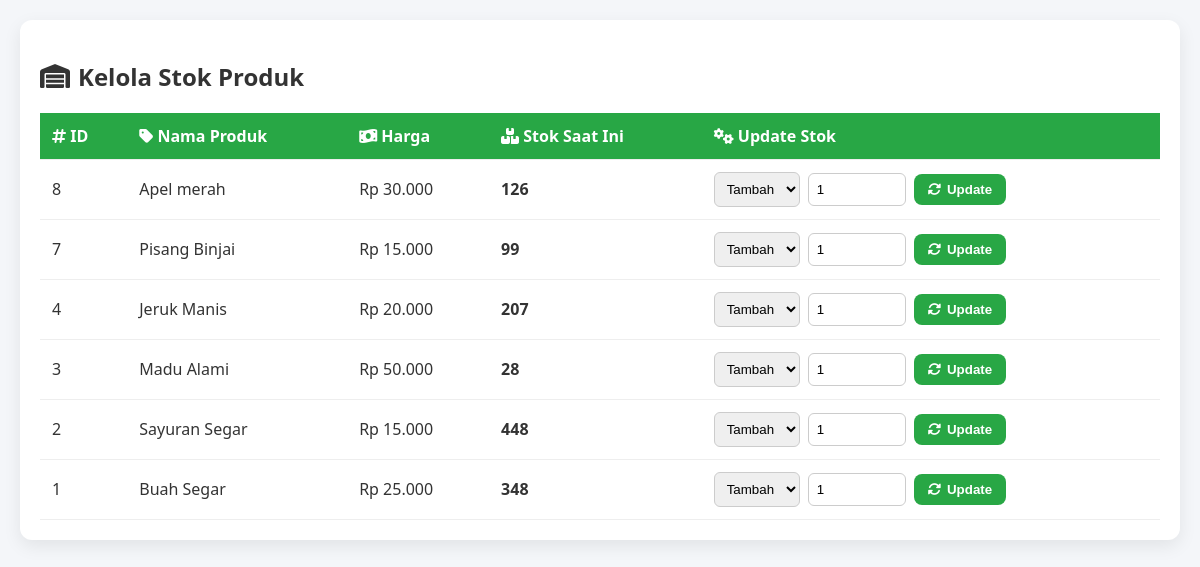
The app's page /admin/stok.php with its own data.
### tables this page shows
CREATE TABLE `produk` (
  `id` int(11) NOT NULL,
  `nama` varchar(100) DEFAULT NULL,
  `harga` int(11) DEFAULT NULL,
  `stok` int(11) NOT NULL DEFAULT 0,
  `gambar` varchar(200) DEFAULT NULL
);

### admin/stok.php (the view, shortened to what this page needs)
<?php
include '../db.php';
$produk = mysqli_query($conn, "SELECT * FROM produk ORDER BY id DESC");
?>
<!DOCTYPE html>
<html lang="id">
<head>
<link rel="stylesheet" href="https://cdnjs.cloudflare.com/ajax/libs/font-awesome/6.4.0/css/all.min.css">
</head>
<body>
<div class="card">
  <h2><i class="fas fa-warehouse"></i> Kelola Stok Produk</h2>
  <table>
    <tr>
      <th><i class="fas fa-hashtag"></i> ID</th>
      <th><i class="fas fa-tag"></i> Nama Produk</th>
      <th><i class="fas fa-money-bill-wave"></i> Harga</th>
      <th><i class="fas fa-boxes"></i> Stok Saat Ini</th>
      <th><i class="fas fa-cogs"></i> Update Stok</th>
    </tr>
    <?php while($p = mysqli_fetch_assoc($produk)) { ?>
    <tr>
      <td><?= $p['id'] ?></td>
      <td><?= htmlspecialchars($p['nama']) ?></td>
      <td>Rp <?= number_format($p['harga'],0,',','.') ?></td>
      <td><b><?= $p['stok'] ?></b></td>
      <td>
        <form method="post" class="form-inline">
          <select name="aksi">
            <option value="tambah">Tambah</option>
          </select>
          <input type="number" name="jumlah" value="1" min="1" required>
          <button type="submit" name="update_stok" class="btn"><i class="fas fa-sync-alt"></i> Update</button>
        </form>
      </td>
    </tr>
    <?php } ?>
  </table>
</div>
</body>
</html>

### admin/stok.php (style rules this page uses)
body { font-family:'Segoe UI',sans-serif; background:#f4f6f9; margin:0; padding:20px; color:#333; }
h2 { margin-bottom:20px; display:flex; align-items:center; gap:8px; }
.card { background:#fff; padding:20px; border-radius:12px; box-shadow:0 6px 18px rgba(0,0,0,0.08); margin-bottom:20px; }
table { width:100%; border-collapse:collapse; margin-top:10px; }
th,td { padding:12px; border-bottom:1px solid #eee; text-align:left; }
th { background:#28a745; color:#fff; }
.form-inline { display:flex; gap:8px; align-items:center; }
input[type=number] { width:80px; padding:8px; border:1px solid #ccc; border-radius:6px; }
select { padding:8px; border:1px solid #ccc; border-radius:6px; }
.btn { background:#28a745; border:none; padding:8px 14px; border-radius:8px; color:#fff; font-weight:600; cursor:pointer; transition:.2s; display:flex; align-items:center; gap:6px; }

### records on screen
produk: id "8", nama "Apel merah", harga "30.000", stok "126"
produk: id "7", nama "Pisang Binjai", harga "15.000", stok "99"
produk: id "4", nama "Jeruk Manis", harga "20.000", stok "207"
produk: id "3", nama "Madu Alami", harga "50.000", stok "28"
produk: id "2", nama "Sayuran Segar", harga "15.000", stok "448"
produk: id "1", nama "Buah Segar", harga "25.000", stok "348"
